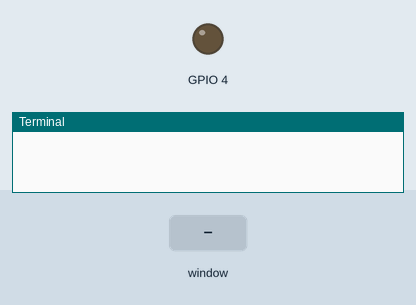
The program below on a simulated Raspberry Pi (BCM pin numbers). Parts: output pins drawn as LEDs (lit = HIGH), the last lines printed to the terminal. Inputs (shaded band) come from the test bench. The desktop window is not drawn, its controls go by their first labels and the mouse button is held 0.15 s.

Above: at 1.2 s.
1.3 s: control labelled "OPEN" in the window clicked
2.8 s: control labelled "OPEN" in the window clicked
At 3.2 s:
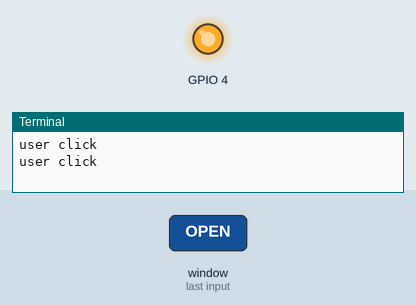
Timing chart, 0 to 5.8 s (numbered marks = the images above; inputs shaded):
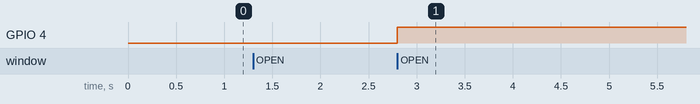

Measured:
- after the input at 2.8 s, GPIO 4: LOW → HIGH at once

The program:

c1_LEDControl.py
```python
from tkinter import *
from gpiozero import LED as LightBolt
import firebase_admin
from firebase_admin import credentials
from firebase_admin import db

buttonText = None
lightBolt = LightBolt(4)

def displayWindow(w):
    global buttonText
    buttonText = StringVar()
    buttonText.set("OPEN")
    mainFrame = Frame(w,borderwidth=2,relief=GROOVE)
    Button(mainFrame,textvariable=buttonText,font=("Helvetica", 18, "bold italic"),command=userClick).pack(expand=True,fill=BOTH,padx=40,pady=25);
    mainFrame.pack(expand=True,fill=BOTH,padx=10,pady=10)

def userClick():
    print("user click");
    if buttonText.get() == "OPEN":
        buttonText.set("CLOSE")
        lightBolt.off();
    else:
        buttonText.set("OPEN")
        lightBolt.on();

if __name__ == "__main__":

    window = Tk();
    window.title("LED Control")
    window.geometry("300x200")
    displayWindow(window);

    window.mainloop();
```
